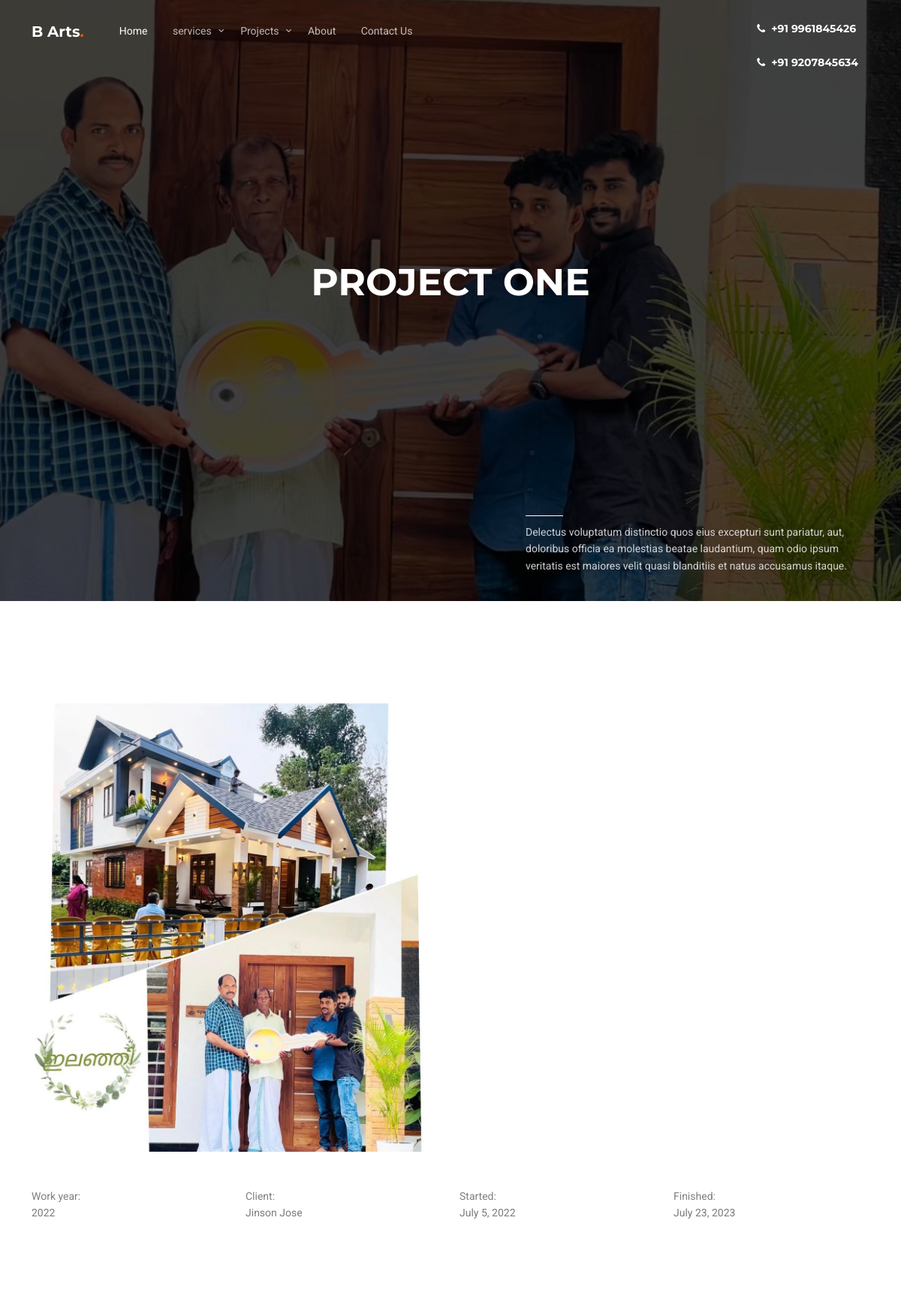
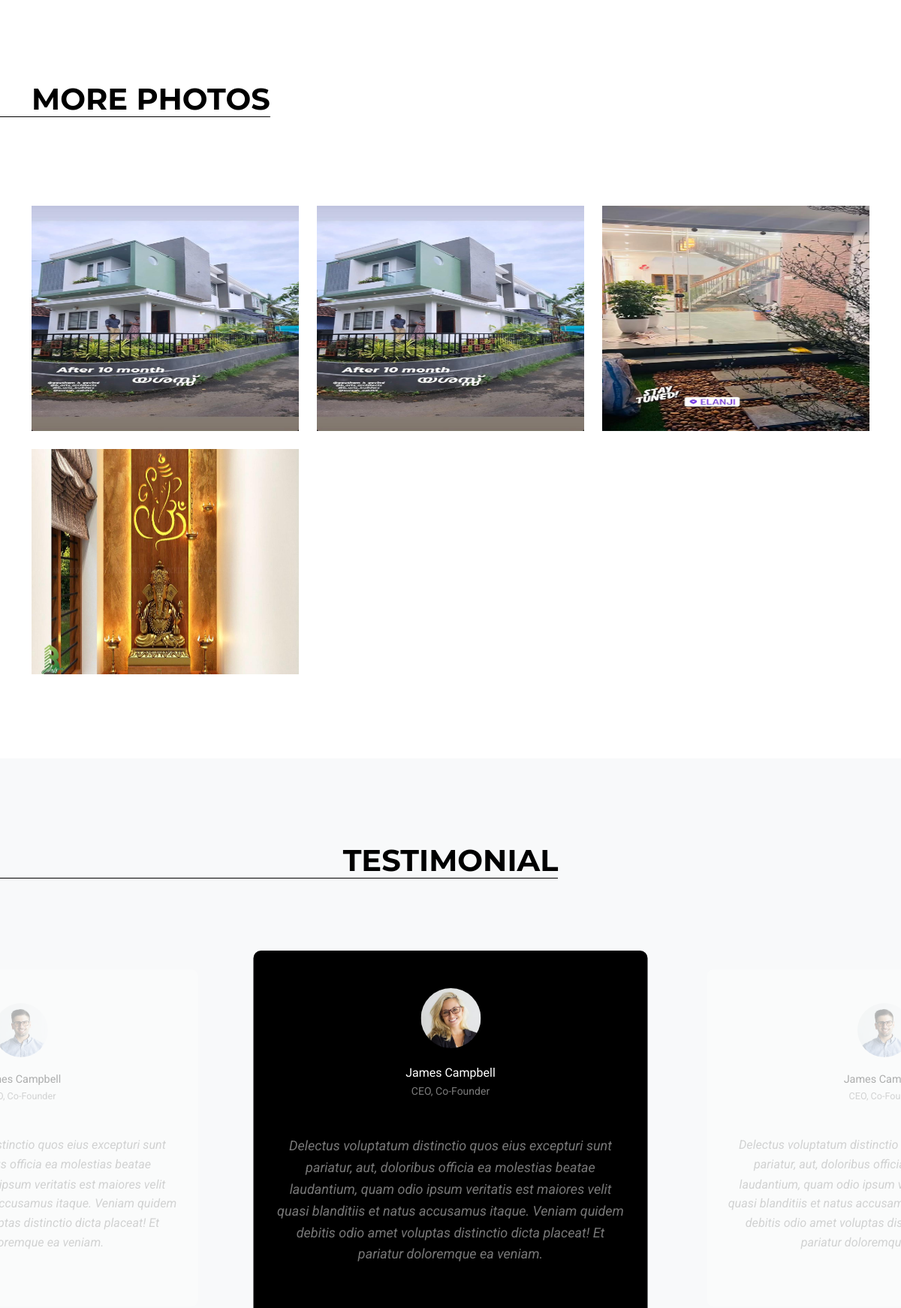
Screenshot of /bartsweb/single_project/1 (upper part) with the database file from the repository (2 pictures, top to bottom).
### Bartsapp/models.py (models this page shows)
class Projectdb(models.Model):
    Client_name=models.CharField(max_length=100,blank=True,null=True)
    Work_year=models.IntegerField(blank=True,null=True)
    Started_date=models.DateField(null=True,blank=True)
    Finished_date=models.DateField(blank=True,null=True)
    Image1=models.ImageField(upload_to="category images",null=True,blank=True)
    Image2=models.ImageField(upload_to="category images",null=True,blank=True)
    Image3=models.ImageField(upload_to="category images",null=True,blank=True)
    Image4=models.ImageField(upload_to="category images",null=True,blank=True)
    Image5=models.ImageField(upload_to="category images",null=True,blank=True)

### bartsweb/views.py (the view)
# urls.py: path('single_project/<int:pid>',views.single_project,name="single_project"),
def single_project(request,pid):
    pro = Projectdb.objects.get(id=pid)
    cat = Category_db.objects.all()
    return render(request, 'Single_Project.html',{'pro':pro,'cat':cat} )

### bartsweb/templates/Single_Project.html (shortened to what this page needs)
<!doctype html>
{% load static %}
<html lang="en">
<head>
	<link rel="stylesheet" href="{% static 'fonts/icomoon/style.css'%}">
	<link rel="stylesheet" href="{% static 'fonts/flaticon/font/flaticon.css'%}">
	<link rel="stylesheet" href="{% static 'css/tiny-slider.css'%}">
	<link rel="stylesheet" href="{% static 'css/aos.css'%}">
	<link rel="stylesheet" href="{% static 'css/glightbox.min.css'%}">
	<link rel="stylesheet" href="{% static 'css/style.css'%}">
</head>
<body>
	<nav class="site-nav">
		<div class="container">
			<div class="site-navigation">
				<a href="index.html" class="logo m-0 float-start">B Arts<span class="text-primary">.</span> </a>
				<ul class="js-clone-nav d-none d-lg-inline-block text-start site-menu float-start">
					<li class="active"><a href="{% url 'home'  %}">Home</a></li>
					<li class="has-children">
						<a href="projects.html">services</a>
					</li>
					<li class="has-children">
						<a href="{% url  'project_details' %}">Projects</a>
					</li>
					<li><a href="{% url 'about'%}">About</a></li>
					<li><a href="{% url 'contact'%}">Contact Us</a></li>
				</ul>
				<ul class="site-menu float-end d-none d-md-block">
					<li><a href="#" class="d-flex align-items-center text-white h2 fw-bold"><span class="icon-phone me-2"></span> <span>+91 9961845426</span></a></li><br>
					<li><a href="#" class="d-flex align-items-center text-white h2 fw-bold"><span class="icon-phone me-2"></span> <span>+91 9207845634</span></a></li>
				</ul>
			</div>
		</div>
	</nav>
	<div class="hero-2 overlay" style="background-image: url('{% static 'images/single.jpeg' %}');">
		<div class="container">
			<div class="row align-items-center">
				<div class="col-lg-5 mx-auto ">
					<h1 class="mb-5 text-center"><span>Project One</span></h1>
					<div class="intro-desc text-left">
						<div class="line"></div>
						<p>Delectus voluptatum distinctio quos eius excepturi sunt pariatur, aut, doloribus officia ea molestias beatae laudantium, quam odio ipsum veritatis est maiores velit quasi blanditiis et natus accusamus itaque.</p>
					</div>
				</div>
			</div>
		</div>
	</div>
	<div class="section sec-3">
		<div class="container">
			<div class="row mb-5 justify-content-between">
				<div class="col-lg-6 mb-lg-0 mb-4">
					<img src="{{pro.Image1.url}}" alt="Image" class="img-fluid">
				</div>
				<div class="col-lg-5">
				</div>
			</div>
			<div class="row">
				<div class="col-sm-3 border-left">
					<span class="text-black-50 d-block">Work year:</span> {{pro.Work_year}}
				</div>
				<div class="col-sm-3 border-left">
					<span class="text-black-50 d-block">Client:</span> {{pro.Client_name}}
				</div>
				<div class="col-sm-3 border-left">
					<span class="text-black-50 d-block">Started:</span>{{pro.Started_date}}
				</div>
				<div class="col-sm-3 border-left">
					<span class="text-black-50 d-block">Finished:</span>{{pro.Finished_date}}
				</div>
			</div>
		</div>
	</div>
	<div class="section sec-5">
		<div class="container">
			<div class="row mb-5">
				<div class="col-lg-6">
					<h2 class="heading">More Photos</h2>
				</div>
			</div>
			<div class="row g-4">
				<div class="col-xs-12 col-sm-6 col-md-6 col-lg-4">
					<div class="">
							<img src="{{pro.Image2.url}}" alt="Image" class="img-fluid" style="height:300px;width:500px">
					</div>
				</div>
				<div class="col-xs-12 col-sm-6 col-md-6 col-lg-4">
					<div class="">
							<img src="{{pro.Image3.url}}" alt="Image" class="img-fluid" style="height:300px;width:500px">
					</div>
				</div>
				<div class="col-xs-12 col-sm-6 col-md-6 col-lg-4">
					<div class="">
							<img src="{{pro.Image4.url}}" alt="Image" class="img-fluid" style="height:300px;width:500px">
					</div>
				</div>
				   <div class="col-xs-12 col-sm-6 col-md-6 col-lg-4">
					   <img src="{{pro.Image5.url}}" alt="Image" class="img-fluid" style="height:300px;width:500px">
					</div>
				</div>
			</div>
		</div>
	<div class="sec-4 section bg-light">
		<div class="text-center mb-5">
			<h2 class="heading mb-5 text-center">Testimonial</h2>
		</div>
		<div class="testimonial-slide-center-wrap" data-aos="fade-up" data-aos-delay="100">
			<div class="testimonial-slide-center testimonial-center" id="testimonial-center">
				<div class="item">
					<div class="testimonial-item">
						<div  class="testimonial-item-inner">
							<div class="testimonial-author mb-5">
								<img src="images/person_2.jpg" alt="Image" class="img-fluid">
								<strong class="d-block">James Campbell</strong>
								<span>CEO, Co-Founder</span>
							</div>
							<blockquote>
								Delectus voluptatum distinctio quos eius excepturi sunt pariatur, aut, doloribus officia ea molestias beatae laudantium, quam odio ipsum veritatis est maiores velit quasi blanditiis et natus accusamus itaque. Veniam quidem debitis odio amet voluptas distinctio dicta placeat! Et pariatur doloremque ea veniam.
							</blockquote>
						</div>
					</div>
				</div>
				<div class="item">
					<div class="testimonial-item">
						<div  class="testimonial-item-inner">
							<div class="testimonial-author mb-5">
								<img src="images/person_1.jpg" alt="Image" class="img-fluid">
								<strong class="d-block">James Campbell</strong>
								<span>CEO, Co-Founder</span>
							</div>
							<blockquote>
								Delectus voluptatum distinctio quos eius excepturi sunt pariatur, aut, doloribus officia ea molestias beatae laudantium, quam odio ipsum veritatis est maiores velit quasi blanditiis et natus accusamus itaque. Veniam quidem debitis odio amet voluptas distinctio dicta placeat! Et pariatur doloremque ea veniam.
							</blockquote>
						</div>
					</div>
				</div>
				<div class="item">
					<div class="testimonial-item">
						<div  class="testimonial-item-inner">
							<div class="testimonial-author mb-5">
								<img src="images/person_1.jpg" alt="Image" class="img-fluid">
								<strong class="d-block">James Campbell</strong>
								<span>CEO, Co-Founder</span>
							</div>
							<blockquote>
								Delectus voluptatum distinctio quos eius excepturi sunt pariatur, aut, doloribus officia ea molestias beatae laudantium, quam odio ipsum veritatis est maiores velit quasi blanditiis et natus accusamus itaque. Veniam quidem debitis odio amet voluptas distinctio dicta placeat! Et pariatur doloremque ea veniam.
							</blockquote>
						</div>
					</div>
				</div>
			</div>
		</div>
	</div>
</body>
</html>

### bartsweb/static/css/tiny-slider.css (style rules this page uses)
.tns-slider { -webkit-transition:all 0s;-moz-transition:all 0s;transition:all 0s }
.tns-slider>.tns-item { -webkit-box-sizing:border-box;-moz-box-sizing:border-box;box-sizing:border-box }
.tns-horizontal.tns-subpixel { white-space:nowrap }
.tns-horizontal.tns-subpixel>.tns-item { display:inline-block;vertical-align:top;white-space:normal }

### rows the page displays
Projectdb: Image1 (picture), Work_year "2022", Client_name "Jinson Jose", Started_date "July 5, 2022", Finished_date "July 23, 2023", Image2 (picture), Image3 (picture), Image4 (picture), Image5 (picture)
